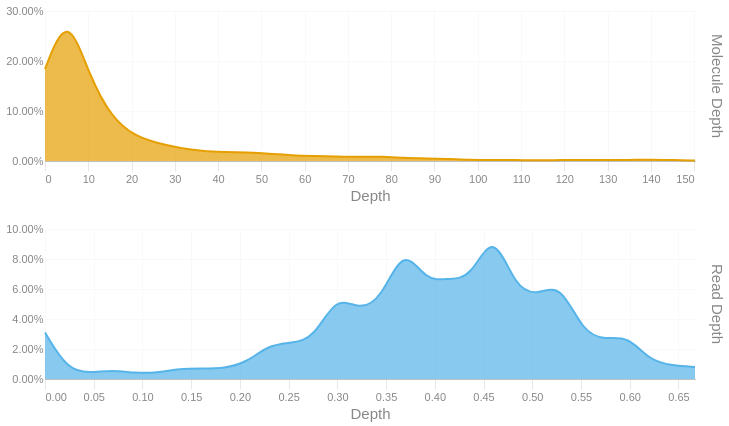

Notebook source saved alongside this figure:
### Code cell
readdep = depth_hist(tb['Read Depth'], q99, 3)
readdep = readdep.with_columns(pl.lit('Read Depth').alias('Metric'))
if not SKIPLR:
    moldep = depth_hist(tb['Molecule Depth'], mol_q99, 1)
    moldep = moldep.with_columns(pl.lit('Molecule Depth').alias('Metric'))
    _hist = pl.concat([readdep, moldep])
    _hist = _hist.filter(pl.col('Proportion') != 0)
    with SafeRender(_hist):
        (
            alt.Chart(_hist)        
            .mark_area(interpolate = "basis")
            .encode(
                x=alt.X('Bin:Q').scale(domainMin=0).axis(alt.Axis(title='Depth')),
                y = alt.Y('Proportion:Q', title = None).axis(format = '.2%'),
                color = alt.Color('Metric:N').legend(None),
                row = alt.Row("Metric:N").header(title = None, labelOrient = 'right'),
                tooltip = [
                    alt.Tooltip("Metric:N", title = "Metric"),
                    alt.Tooltip('Interval:N', title = "Depth Interval"),
                    alt.Tooltip('Proportion:Q', title = "% Alignments").format('.2%')
                ]
            )
            .resolve_scale(x='independent', y='independent')
            .properties(
                height = 150, width = 650,
                usermeta={'embedOptions': {'downloadFileName': f'{samplename}.depth.hist'}}
            )
        ).display()
else:
    readdep = readdep.filter(pl.col('Proportion') != 0)
    with SafeRender(readdep):
        (
            alt.Chart(readdep)        
            .mark_area(interpolate = "basis")
            .encode(
                x=alt.X('Bin:Q').scale(domainMin=0).axis(alt.Axis(title='Depth')),
                y = alt.Y('Proportion:Q', title = None).axis(format = '.2%'),
                tooltip = [
                    alt.Tooltip('Interval:N', title = "Depth Interval"),
                    alt.Tooltip('Proportion:Q', title = "% Alignments").format('.2%')
                ]
            )
            .properties(
                usermeta={'embedOptions': {'downloadFileName': f'{samplename}.depth.hist'}}
            )
        ).display()

### Figure 1 — Vega-Lite specification as saved in the notebook (floating-point values rounded to 4 significant figures)
{"width": 650, "height": 150, "config": {"title": {"anchor": "start", "dy": -15, "fontSize": 18, "color": "#888888", "subtitleColor": "#888888", "subtitleFontSize": 14}, "arc": {"fill": "#0072B2"}, "axis": {"domainColor": "#888888", "domainWidth": 0.5, "gridWidth": 0.2, "grid": false, "titleFontWeight": 400, "titleFontSize": 15, "labelFontSize": 11, "labelColor": "#888888", "tickColor": "#888888", "tickWidth": 0.2, "titleColor": "#888888"}, "axisBand": {"grid": false}, "axisX": {"grid": true, "tickSize": 10, "domainCap": "round"}, "axisY": {"domain": false, "grid": true, "tickSize": 0, "domainCap": "round"}, "background": "transparent", "header": {"labelFontSize": 15, "labelColor": "#888888", "titleFontSize": 15, "titleFontWeight": 600, "titleColor": "#888888"}, "legend": {"labelFont": "sans-serif", "labelFontSize": 12, "labelColor": "#888888", "symbolSize": 100, "symbolType": "circle", "titleFontSize": 12, "titlePadding": 10, "titleColor": "#888888", "title": null}, "range": {"category": ["#E69F00", "#56B4E9", "#009E73", "#F0E442", "#0072B2", "#D55E00", "#CC79A7", "#000000"], "diverging": ["#cfe8f3", "#a2d4ec", "#73bfe2", "#46abdb", "#1696d2", "#12719e"]}, "area": {"fill": "#0072B2", "fillOpacity": 0.7, "line": true, "strokeOpacity": 0.7}, "line": {"color": "#0072B2", "stroke": "#0072B2", "strokeWidth": 2}, "trail": {"color": "#0072B2", "stroke": "#0072B2", "strokeWidth": 0, "size": 1}, "point": {"filled": true, "fillOpacity": 1.0, "size": 95}, "text": {"color": "#888888", "fontSize": 11, "align": "right", "fontWeight": 400, "size": 11}, "bar": {"fill": "#0072B2", "stroke": null}, "view": {"stroke": null, "continuousWidth": 660, "continuousHeight": 400}}, "data": {"name": "data-b44948984cd1d4350a24d8b68a097de5"}, "mark": {"type": "area", "interpolate": "basis"}, "encoding": {"color": {"field": "Metric", "legend": null, "type": "nominal"}, "row": {"field": "Metric", "header": {"title": null, "labelOrient": "right"}, "type": "nominal"}, "tooltip": [{"field": "Metric", "title": "Metric", "type": "nominal"}, {"field": "Interval", "title": "Depth Interval", "type": "nominal"}, {"field": "Proportion", "format": ".2%", "title": "% Alignments", "type": "quantitative"}], "x": {"axis": {"title": "Depth"}, "field": "Bin", "scale": {"domainMin": 0}, "type": "quantitative"}, "y": {"axis": {"format": ".2%"}, "field": "Proportion", "title": null, "type": "quantitative"}}, "resolve": {"scale": {"x": "independent", "y": "independent"}}, "usermeta": {"embedOptions": {"downloadFileName": "S3_Annapolis_281.depth.hist"}}, "$schema": "https://vega.github.io/schema/vega-lite/v6.1.0.json", "datasets": {"data-b44948984cd1d4350a24d8b68a097de5": [{"Bin": 0.0, "Interval": "0.0-0.023", "Proportion": 0.031, "Metric": "Read Depth"}, {"Bin": 0.023, "Interval": "0.023-0.046", "Proportion": 0.006, "Metric": "Read Depth"}, {"Bin": 0.046, "Interval": "0.046-0.069", "Proportion": 0.004, "Metric": "Read Depth"}, {"Bin": 0.069, "Interval": "0.069-0.092", "Proportion": 0.006, "Metric": "Read Depth"}, {"Bin": 0.092, "Interval": "0.092-0.115", "Proportion": 0.004, "Metric": "Read Depth"}, {"Bin": 0.115, "Interval": "0.115-0.138", "Proportion": 0.004, "Metric": "Read Depth"}, {"Bin": 0.138, "Interval": "0.138-0.161", "Proportion": 0.007, "Metric": "Read Depth"}, {"Bin": 0.161, "Interval": "0.161-0.184", "Proportion": 0.007, "Metric": "Read Depth"}, {"Bin": 0.184, "Interval": "0.184-0.207", "Proportion": 0.007, "Metric": "Read Depth"}, {"Bin": 0.207, "Interval": "0.207-0.23", "Proportion": 0.011, "Metric": "Read Depth"}, {"Bin": 0.23, "Interval": "0.23-0.253", "Proportion": 0.023, "Metric": "Read Depth"}, {"Bin": 0.253, "Interval": "0.253-0.276", "Proportion": 0.024, "Metric": "Read Depth"}, {"Bin": 0.276, "Interval": "0.276-0.299", "Proportion": 0.027, "Metric": "Read Depth"}, {"Bin": 0.299, "Interval": "0.299-0.322", "Proportion": 0.056, "Metric": "Read Depth"}, {"Bin": 0.322, "Interval": "0.322-0.345", "Proportion": 0.046, "Metric": "Read Depth"}, {"Bin": 0.345, "Interval": "0.345-0.368", "Proportion": 0.053, "Metric": "Read Depth"}, {"Bin": 0.368, "Interval": "0.368-0.391", "Proportion": 0.089, "Metric": "Read Depth"}, {"Bin": 0.391, "Interval": "0.391-0.414", "Proportion": 0.065, "Metric": "Read Depth"}, {"Bin": 0.414, "Interval": "0.414-0.437", "Proportion": 0.067, "Metric": "Read Depth"}, {"Bin": 0.437, "Interval": "0.437-0.46", "Proportion": 0.067, "Metric": "Read Depth"}, {"Bin": 0.46, "Interval": "0.46-0.483", "Proportion": 0.1, "Metric": "Read Depth"}, {"Bin": 0.483, "Interval": "0.483-0.506", "Proportion": 0.06, "Metric": "Read Depth"}, {"Bin": 0.506, "Interval": "0.506-0.529", "Proportion": 0.056, "Metric": "Read Depth"}, {"Bin": 0.529, "Interval": "0.529-0.552", "Proportion": 0.064, "Metric": "Read Depth"}, {"Bin": 0.552, "Interval": "0.552-0.575", "Proportion": 0.031, "Metric": "Read Depth"}, {"Bin": 0.575, "Interval": "0.575-0.598", "Proportion": 0.026, "Metric": "Read Depth"}, {"Bin": 0.598, "Interval": "0.598-0.621", "Proportion": 0.029, "Metric": "Read Depth"}, {"Bin": 0.621, "Interval": "0.621-0.644", "Proportion": 0.012, "Metric": "Read Depth"}, {"Bin": 0.644, "Interval": "0.644-0.667", "Proportion": 0.009, "Metric": "Read Depth"}, {"Bin": 0.667, "Interval": "0.667-0.69", "Proportion": 0.008, "Metric": "Read Depth"}, {"Bin": 0.0, "Interval": "0.0-5.2", "Proportion": 0.184, "Metric": "Molecule Depth"}, {"Bin": 5.2, "Interval": "5.2-10.4", "Proportion": 0.3, "Metric": "Molecule Depth"}, {"Bin": 10.4, "Interval": "10.4-15.5", "Proportion": 0.166, "Metric": "Molecule Depth"}, {"Bin": 15.5, "Interval": "15.5-20.7", "Proportion": 0.086, "Metric": "Molecule Depth"}, {"Bin": 20.7, "Interval": "20.7-25.9", "Proportion": 0.05, "Metric": "Molecule Depth"}, {"Bin": 25.9, "Interval": "25.9-31.1", "Proportion": 0.036, "Metric": "Molecule Depth"}, {"Bin": 31.1, "Interval": "31.1-36.3", "Proportion": 0.026, "Metric": "Molecule Depth"}, {"Bin": 36.3, "Interval": "36.3-41.4", "Proportion": 0.02, "Metric": "Molecule Depth"}, {"Bin": 41.4, "Interval": "41.4-46.6", "Proportion": 0.018, "Metric": "Molecule Depth"}, {"Bin": 46.6, "Interval": "46.6-51.8", "Proportion": 0.017, "Metric": "Molecule Depth"}, {"Bin": 51.8, "Interval": "51.8-57.0", "Proportion": 0.015, "Metric": "Molecule Depth"}, {"Bin": 57.0, "Interval": "57.0-62.2", "Proportion": 0.011, "Metric": "Molecule Depth"}, {"Bin": 62.2, "Interval": "62.2-67.3", "Proportion": 0.01, "Metric": "Molecule Depth"}, {"Bin": 67.3, "Interval": "67.3-72.5", "Proportion": 0.009, "Metric": "Molecule Depth"}, {"Bin": 72.5, "Interval": "72.5-77.7", "Proportion": 0.008, "Metric": "Molecule Depth"}, {"Bin": 77.7, "Interval": "77.7-82.9", "Proportion": 0.009, "Metric": "Molecule Depth"}, {"Bin": 82.9, "Interval": "82.9-88.1", "Proportion": 0.006, "Metric": "Molecule Depth"}, {"Bin": 88.1, "Interval": "88.1-93.3", "Proportion": 0.005, "Metric": "Molecule Depth"}, {"Bin": 93.3, "Interval": "93.3-98.4", "Proportion": 0.004, "Metric": "Molecule Depth"}, {"Bin": 98.4, "Interval": "98.4-103.6", "Proportion": 0.002, "Metric": "Molecule Depth"}, {"Bin": 103.6, "Interval": "103.6-108.8", "Proportion": 0.002, "Metric": "Molecule Depth"}, {"Bin": 108.8, "Interval": "108.8-114.0", "Proportion": 0.002, "Metric": "Molecule Depth"}, {"Bin": 114.0, "Interval": "114.0-119.2", "Proportion": 0.001, "Metric": "Molecule Depth"}, {"Bin": 119.2, "Interval": "119.2-124.3", "Proportion": 0.002, "Metric": "Molecule Depth"}, {"Bin": 124.3, "Interval": "124.3-129.5", "Proportion": 0.002, "Metric": "Molecule Depth"}, {"Bin": 129.5, "Interval": "129.5-134.7", "Proportion": 0.002, "Metric": "Molecule Depth"}, {"Bin": 134.7, "Interval": "134.7-139.9", "Proportion": 0.002, "Metric": "Molecule Depth"}, {"Bin": 139.9, "Interval": "139.9-145.1", "Proportion": 0.003, "Metric": "Molecule Depth"}, {"Bin": 145.1, "Interval": "145.1-150.2", "Proportion": 0.002, "Metric": "Molecule Depth"}, {"Bin": 150.2, "Interval": "150.2-155.42", "Proportion": 0.001, "Metric": "Molecule Depth"}]}}
